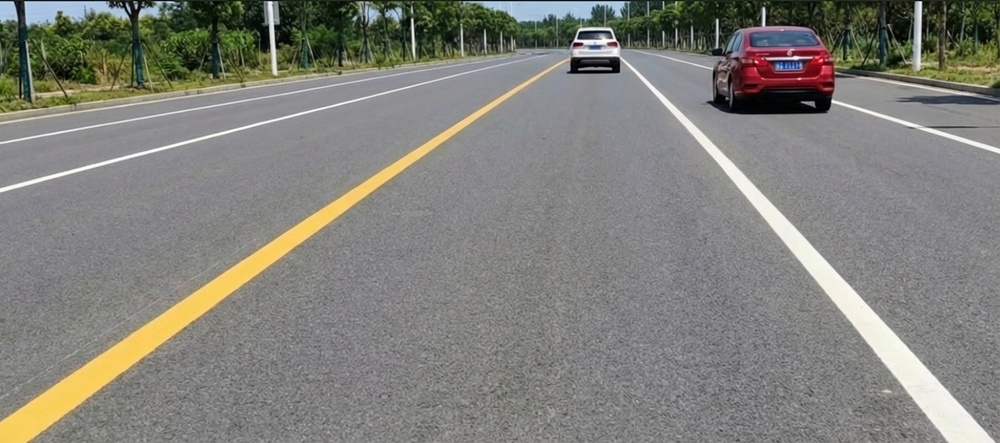
#> input picture data/g.jpeg, 1000 x 443 px, shrunk from 1552 x 688 before the run
$ python lane_detect.py -i data/g.jpeg
#> lines starting #> are read from the running program, lines starting #| are printed output that depends on the picture; after the words box and inside, x2 and y2 are one past the last pixel; in counts of white or black regions, pixels touching at a corner belong together
"""
车道线检测 - 基于霍夫变换
使用 Canny 边缘检测 + ROI + HoughLinesP 检测车道线
"""

import cv2
import numpy as np
import argparse
import os
from pathlib import Path


def gaussian_blur(img, kernel_size=5):
    """
    高斯滤波降噪

    Args:
        img: 输入图像
        kernel_size: 高斯核大小

    Returns:
        滤波后的图像
    """
    return cv2.GaussianBlur(img, (kernel_size, kernel_size), 0)


def canny_edge_detection(img, low_threshold=50, high_threshold=150):
    """
    Canny 边缘检测

    Args:
        img: 输入灰度图像
        low_threshold: 低阈值
        high_threshold: 高阈值

    Returns:
        边缘检测结果（二值图）
    """
    return cv2.Canny(img, low_threshold, high_threshold)


def region_of_interest(img, top_ratio=0.55):
    """
    创建 ROI 遮罩，只保留下半部分道路区域

    Args:
        img: 输入图像
        top_ratio: ROI 顶部高度比例（0-1），0.55 表示从图像高度的 55% 处开始保留

    Returns:
        遮罩后的图像
    """
    height, width = img.shape
    # 创建全零遮罩
    mask = np.zeros_like(img)
    # 定义多边形顶点：梯形，保留下半部分
    # 底部两个角点：左下角和右下角
    # 顶部两个角点：稍微向内收缩，形成梯形
    bottom_left = (0, height - 1)
    bottom_right = (width - 1, height - 1)
    top_left = (int(width * 0.05), int(height * top_ratio))
    top_right = (int(width * 0.95), int(height * top_ratio))

    # 填充多边形区域为白色（255）
    vertices = np.array([[bottom_left, top_left, top_right, bottom_right]], dtype=np.int32)
    cv2.fillPoly(mask, vertices, 255) # type: ignore

    # 应用遮罩
    masked_img = cv2.bitwise_and(img, mask)
    return masked_img


def hough_lines_detection(edges, threshold=50, min_line_len=50, max_line_gap=100):
    """
    使用概率霍夫变换检测直线

    Args:
        edges: 边缘检测结果
        threshold: 累加器阈值，检测直线所需的最少交点
        min_line_len: 线段最小长度
        max_line_gap: 线段间最大间隙，可连接成一条线

    Returns:
        检测到的线段列表，每个元素为 [x1, y1, x2, y2]
    """
    lines = cv2.HoughLinesP(
        edges,
        rho=1,              # 距离精度，1 像素
        theta=np.pi/180,    # 角度精度， 1 度
        threshold=threshold,
        minLineLength=min_line_len,
        maxLineGap=max_line_gap
    )

    if lines is None:
        return []

    return lines.tolist()


def filter_lane_lines(lines, slope_thresh=0.5, img_width=None):
    """
    通过斜率筛选车道线，分为左右车道

    Args:
        lines: 线段列表，每个元素为 [x1, y1, x2, y2]
        slope_thresh: 斜率阈值，小于此值的线（接近水平）将被过滤
        img_width: 图像宽度，用于更智能的左右分类

    Returns:
        left_lines: 左车道线候选，负斜率或位于左半部分
        right_lines: 右车道线候选，正斜率或位于右半部分
    """
    left_lines = []
    right_lines = []

    for line in lines:
        x1, y1, x2, y2 = line[0]

        # 计算斜率，图像坐标系 y 向下
        if x2 - x1 == 0:  # 避免除零
            continue

        slope = (y2 - y1) / (x2 - x1)

        # 过滤接近水平的线
        if abs(slope) < slope_thresh:
            continue

        # 负斜率：左车道线
        # 正斜率：右车道线
        # 如果斜率接近0但通过了阈值，根据位置判断
        if img_width is not None:
            line_center_x = (x1 + x2) / 2
            if slope < 0 or (abs(slope) < 1.0 and line_center_x < img_width / 2):
                left_lines.append(line[0])
            else:
                right_lines.append(line[0])
        else:
            if slope < 0:
                left_lines.append(line[0])
            else:
                right_lines.append(line[0])

    return left_lines, right_lines


def fit_lane_line(lines, img_shape, roi_top_ratio=0.6, draw_top_ratio=0.35):
    """
    对多条线段进行聚合，拟合出一条代表车道线

    方法：收集所有线段的端点，使用 np.polyfit 拟合直线

    Args:
        lines: 线段列表，每个元素为 [x1, y1, x2, y2]
        img_shape: 图像形状 (height, width)
        roi_top_ratio: ROI 顶部高度比例（用于检测）
        draw_top_ratio: 绘制起点高度比例（用于绘制，通常比 ROI 更靠上）

    Returns:
        (x1, y1, x2, y2): 拟合后的线段端点，如果拟合失败返回 None
    """
    if len(lines) == 0:
        return None

    # 收集所有点
    x_points = []
    y_points = []

    for x1, y1, x2, y2 in lines:
        x_points.extend([x1, x2])
        y_points.extend([y1, y2])

    x_points = np.array(x_points)
    y_points = np.array(y_points)

    # 如果点太少，无法拟合
    if len(x_points) < 2:
        return None

    try:
        # 使用一次多项式（直线）拟合
        # 注意：使用 y 作为自变量，x 作为因变量，因为车道线接近垂直
        coeffs = np.polyfit(y_points, x_points, 1)
        slope = coeffs[0]
        intercept = coeffs[1]

        # 计算直线在图像范围内的端点
        height, width = img_shape[:2]
        # 绘制起点：从图像上方开始（draw_top_ratio），而不是从 ROI 顶部开始
        # 这样可以绘制完整的车道线
        y1 = int(height * draw_top_ratio)  # 绘制起点（图像上方）
        y2 = height - 1                      # 图像底部

        x1 = int(slope * y1 + intercept)
        x2 = int(slope * y2 + intercept)

        # 确保点在图像范围内
        x1 = max(0, min(width - 1, x1))
        x2 = max(0, min(width - 1, x2))

        return (x1, y1, x2, y2)

    except Exception as e:
        return None


def draw_lane_lines(img, left_line, right_line, color=(0, 255, 0), thickness=8):
    """
    在原图上绘制车道线

    Args:
        img: 原始图像（BGR格式）
        left_line: 左车道线 (x1, y1, x2, y2) 或 None
        right_line: 右车道线 (x1, y1, x2, y2) 或 None
        color: 线条颜色 (B, G, R)
        thickness: 线条粗细

    Returns:
        绘制后的图像
    """
    result = img.copy()

    # 绘制左车道线
    if left_line is not None:
        x1, y1, x2, y2 = left_line
        cv2.line(result, (x1, y1), (x2, y2), color, thickness)

    # 绘制右车道线
    if right_line is not None:
        x1, y1, x2, y2 = right_line
        cv2.line(result, (x1, y1), (x2, y2), color, thickness)

    return result


def process_single_image(img_path, output_dir, args):
    """
    处理单张图像

    Args:
        img_path: 输入图像路径
        output_dir: 输出目录
        args: 命令行参数

    Returns:
        success: 是否成功处理
    """
    # 读取图像
    img = cv2.imread(img_path)
    if img is None:
        print(f"错误：无法读取图像 {img_path}")
        return False

    print(f"\n处理图像: {img_path}")

    # 1. 灰度化
    gray = cv2.cvtColor(img, cv2.COLOR_BGR2GRAY)

    # 2. 高斯滤波降噪
    blurred = gaussian_blur(gray, kernel_size=5)

    # 3. Canny 边缘检测
    edges = canny_edge_detection(blurred, args.canny1, args.canny2)

    # 4. ROI 遮罩
    roi_edges = region_of_interest(edges, args.roi_top_ratio)

    # 5. 霍夫变换检测直线
    lines = hough_lines_detection(
        roi_edges,
        threshold=args.hough_thresh,
        min_line_len=args.min_line_len,
        max_line_gap=args.max_line_gap
    )

    print(f"  检测到线段数量: {len(lines)}")

    # 6. 斜率筛选，分为左右车道
    left_lines, right_lines = filter_lane_lines(lines, args.slope_thresh, img.shape[1])
    print(f"  左车道候选数量: {len(left_lines)}")
    print(f"  右车道候选数量: {len(right_lines)}")

    # 7. 拟合左右车道线
    # 绘制起点设置为图像高度的指定比例，值越小线条越长，从更上方开始
    draw_top_ratio = args.draw_top_ratio if hasattr(args, 'draw_top_ratio') else 0.25
    left_line = fit_lane_line(left_lines, img.shape, args.roi_top_ratio, draw_top_ratio) if left_lines else None
    right_line = fit_lane_line(right_lines, img.shape, args.roi_top_ratio, draw_top_ratio) if right_lines else None

    if left_line is not None:
        print(f"  ✓ 成功拟合左车道线")
    else:
        print(f"  ✗ 未能拟合左车道线")

    if right_line is not None:
        print(f"  ✓ 成功拟合右车道线")
    else:
        print(f"  ✗ 未能拟合右车道线")

    # 8. 绘制车道线
    result = draw_lane_lines(img, left_line, right_line)

    # 9. 保存结果
    output_dir = Path(output_dir)
    output_dir.mkdir(parents=True, exist_ok=True)

    img_name = Path(img_path).stem
    output_path = output_dir / f"{img_name}_lane.png"
    cv2.imwrite(str(output_path), result)
    print(f"  结果已保存: {output_path}")

    # 10. 显示
    if args.show:
        cv2.imshow("原始图像", img)
        cv2.imshow("边缘检测", edges)
        cv2.imshow("ROI 边缘", roi_edges)
        cv2.imshow("车道线检测结果", result)
        print("  按任意键关闭窗口...")
        cv2.waitKey(0)
        cv2.destroyAllWindows()

    return True


def main():
    """主函数"""
    parser = argparse.ArgumentParser(
        description="车道线检测 - 基于霍夫变换",
        formatter_class=argparse.RawDescriptionHelpFormatter
    )

    parser.add_argument(
        "--input", "-i",
        type=str,
        required=True,
        help="输入图像路径或目录路径"
    )

    parser.add_argument(
        "--output", "-o",
        type=str,
        default="outputs",
        help="输出目录（默认: outputs）"
    )

    parser.add_argument(
        "--show", "-s",
        action="store_true",
        help="显示处理结果窗口"
    )

    # Canny 参数
    parser.add_argument(
        "--canny1",
        type=int,
        default=50,
        help="Canny 低阈值（默认: 50）"
    )

    parser.add_argument(
        "--canny2",
        type=int,
        default=150,
        help="Canny 高阈值（默认: 150，建议保持与低阈值比例约1:3）"
    )

    # Hough 参数
    parser.add_argument(
        "--hough_thresh",
        type=int,
        default=40,
        help="HoughLinesP 累加器阈值（默认: 40，降低以检测更多线段）"
    )

    parser.add_argument(
        "--min_line_len",
        type=int,
        default=30,
        help="线段最小长度（默认: 30，降低以检测虚线车道线）"
    )

    parser.add_argument(
        "--max_line_gap",
        type=int,
        default=150,
        help="线段间最大间隙（默认: 150，用于连接虚线车道线）"
    )

    # ROI 参数
    parser.add_argument(
        "--roi_top_ratio",
        type=float,
        default=0.55,
        help="ROI 顶部高度比例（0-1，默认: 0.55，保留更多道路区域）"
    )

    # 斜率阈值
    parser.add_argument(
        "--slope_thresh",
        type=float,
        default=0.3,
        help="斜率阈值，过滤接近水平的线（默认: 0.3，降低以保留更多候选）"
    )

    parser.add_argument(
        "--draw_top_ratio",
        type=float,
        default=0.3,
        help="绘制起点高度比例（0-1，默认: 0.3，值越小线条越长，从更上方开始绘制）"
    )

    args = parser.parse_args()

    # 处理输入路径
    input_path = Path(args.input)

    if not input_path.exists():
        print(f"错误：输入路径不存在: {args.input}")
        return

    # 判断是文件还是目录
    if input_path.is_file():
        # 单张图像
        image_files = [input_path]
    else:
        # 目录，查找所有图像文件
        extensions = ['.jpg', '.jpeg', '.png', '.bmp']
        image_files = [
            f for f in input_path.iterdir()
            if f.suffix.lower() in extensions
        ]

        if len(image_files) == 0:
            print(f"错误：目录中没有找到图像文件: {args.input}")
            return

    print(f"找到 {len(image_files)} 张图像")
    print(f"参数设置:")
    print(f"  Canny: [{args.canny1}, {args.canny2}]")
    print(f"  Hough: threshold={args.hough_thresh}, min_len={args.min_line_len}, max_gap={args.max_line_gap}")
    print(f"  ROI top ratio: {args.roi_top_ratio}")
    print(f"  Slope threshold: {args.slope_thresh}")

    # 处理每张图像
    success_count = 0
    for img_file in image_files:
        if process_single_image(img_file, args.output, args):
#> in process_single_image, img is the input picture: shape (443, 1000, 3); mean B, G, R 122.7, 128.7, 129.3
#> in process_single_image, `gray = cv2.cvtColor(img, cv2.COLOR_BGR2GRAY)`:
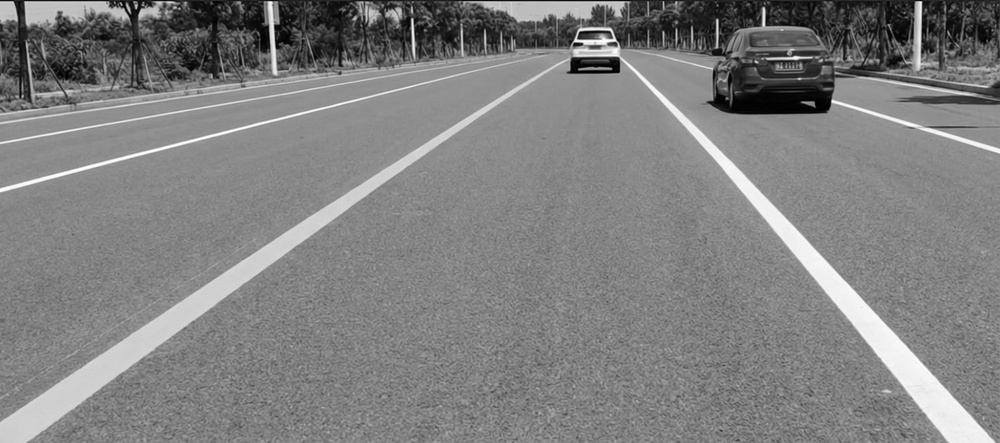
#> gray: shape (443, 1000); min 0, max 255, mean 128.2
#> in canny_edge_detection, `return cv2.Canny(img, low_threshold, high_threshold)`:
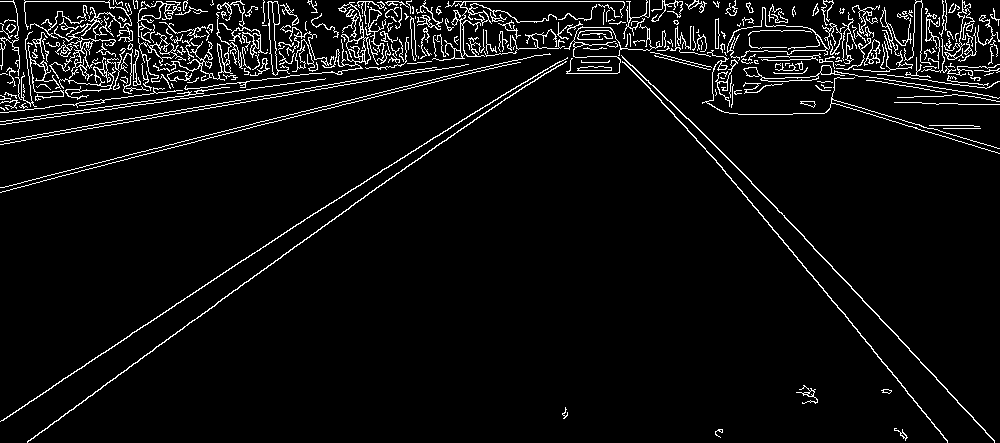
#> returned value: shape (443, 1000); 5.4% white in thin lines or dots
#> in region_of_interest, `cv2.fillPoly(mask, vertices, 255)`:
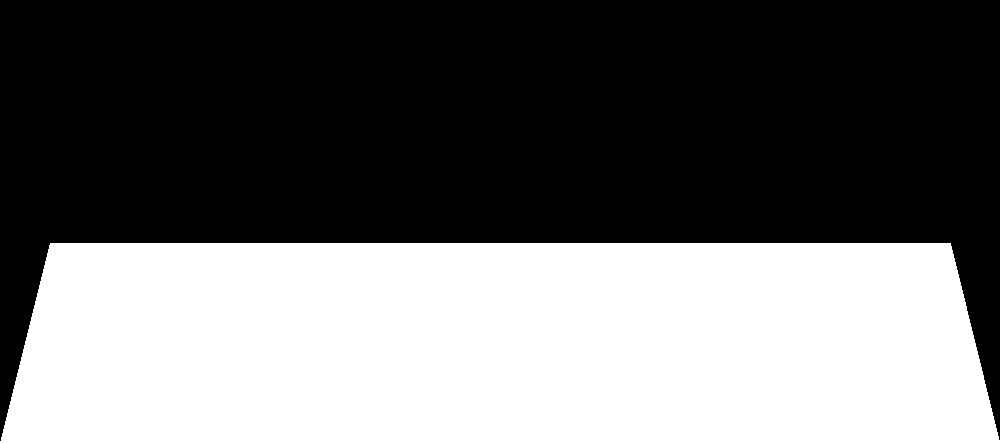
#> mask: shape (443, 1000); 42.9% white; 1 white region, box (x1, y1, x2, y2) and area: (0, 243, 1000, 443) 190100
#> in region_of_interest, `masked_img = cv2.bitwise_and(img, mask)`:
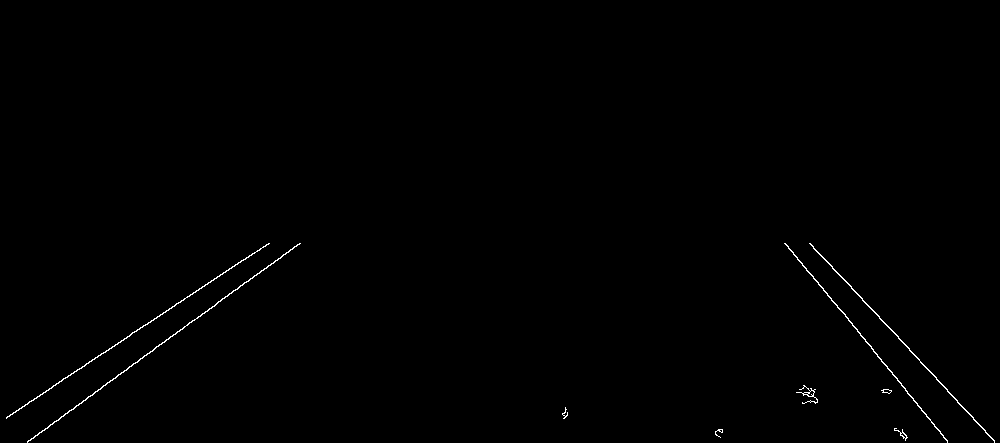
#> masked_img: shape (443, 1000); 0.42% white in thin lines or dots, all inside (x1, y1, x2, y2) = (6, 243, 995, 443)
#> in hough_lines_detection, `lines = cv2.HoughLinesP( edges, rho=1,`: lines = [[107, 382, 297, 244], [810, 243, 994, 440], [27, 441, 300, 243], [809, 243, 994, 441], [788, 246, 947, 442], [6, 418, 241, 260], [147, 324, 268, 243], [818, 282, 947, 441], [6, 417, 143, 325], [785, 243, 838, 308]]
#> in process_single_image, `lines = hough_lines_detection( roi_edges, threshold=args.hough_thresh,..`: lines = [[[107, 382, 297, 244]], [[810, 243, 994, 440]], [[27, 441, 300, 243]], [[809, 243, 994, 441]], [[788, 246, 947, 442]], [[6, 418, 241, 260]], [[147, 324, 268, 243]], [[818, 282, 947, 441]], [[6, 417, 143, 325]], [[785, 243, 838, 308]]]
#|   检测到线段数量: 10
#> the loop in filter_lane_lines, `for line in lines:` made 10 passes
#> (x1, y1, x2, y2, slope, line_center_x) on passes 1 to 10: (107, 382, 297, 244, -0.726, 202), (810, 243, 994, 440, 1.07, 902), (27, 441, 300, 243, -0.725, 163.5), (809, 243, 994, 441, 1.07, 901.5), (788, 246, 947, 442, 1.23, 867.5), (6, 418, 241, 260, -0.672, 123.5), (147, 324, 268, 243, -0.669, 207.5), (818, 282, 947, 441, 1.23, 882.5), (6, 417, 143, 325, -0.672, 74.5), (785, 243, 838, 308, 1.23, 811.5)
#> after the loop in filter_lane_lines, `for line in lines:`: left_lines = [[107, 382, 297, 244], [27, 441, 300, 243], [6, 418, 241, 260], [147, 324, 268, 243], [6, 417, 143, 325]]; right_lines = [[810, 243, 994, 440], [809, 243, 994, 441], [788, 246, 947, 442], [818, 282, 947, 441], [785, 243, 838, 308]]
#|   左车道候选数量: 5
#|   右车道候选数量: 5
#> the loop in fit_lane_line, `for x1, y1, x2, y2 in lines:` made 5 passes
#> after the loop in fit_lane_line, `for x1, y1, x2, y2 in lines:`: x_points = [107, 297, 27, 300, 6, 241, 147, 268, 6, 143]; y_points = [382, 244, 441, 243, 418, 260, 324, 243, 417, 325]
#> in fit_lane_line, `coeffs = np.polyfit(y_points, x_points, 1)`: coeffs = [-1.44, 629.4]
#> in fit_lane_line, `slope = coeffs[0]`: slope = -1.44
#> in fit_lane_line, `intercept = coeffs[1]`: intercept = 629.4
#> in fit_lane_line, `x1 = int(slope * y1 + intercept)`: x1 = 439
#> in fit_lane_line, `x2 = int(slope * y2 + intercept)`: x2 = -7
#> in fit_lane_line, `x2 = max(0, min(width - 1, x2))`: x2 = 0
#> in process_single_image, `left_line = fit_lane_line(left_lines, img.shape, args.roi_top_ratio, d..`: left_line = (439, 132, 0, 442)
#> the loop in fit_lane_line (call 2), `for x1, y1, x2, y2 in lines:` made 5 passes
#> in process_single_image, `right_line = fit_lane_line(right_lines, img.shape, args.roi_top_ratio,..`: right_line = (694, 132, 969, 442)
#> in draw_lane_lines, `x1, y1, x2, y2 = left_line`: x1 = 439; y1 = 132; x2 = 0; y2 = 442
#> in draw_lane_lines, `x1, y1, x2, y2 = right_line`: x1 = 694; x2 = 969
#> in draw_lane_lines, `cv2.line(result, (x1, y1), (x2, y2), color, thickness)`:
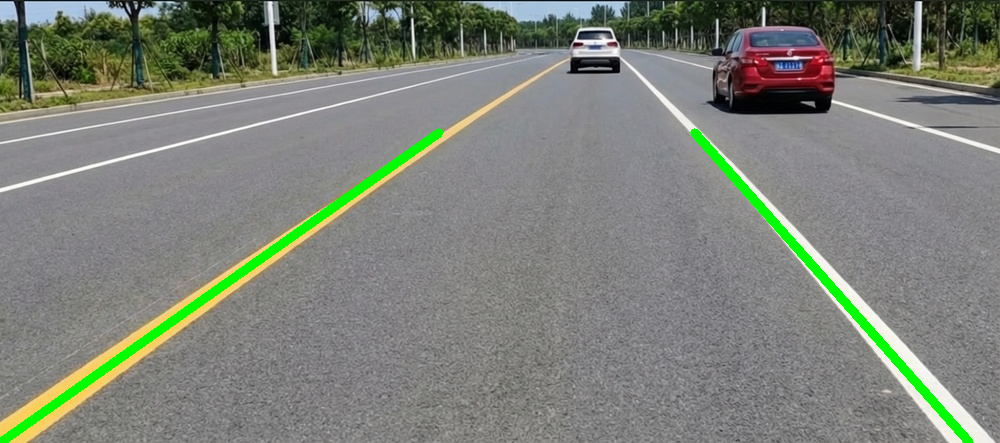
#> result: shape (443, 1000, 3); mean B, G, R 119.6, 129.4, 124.5
            success_count += 1

    print(f"\n处理完成: {success_count}/{len(image_files)} 张图像成功")


if __name__ == "__main__":
    main()
